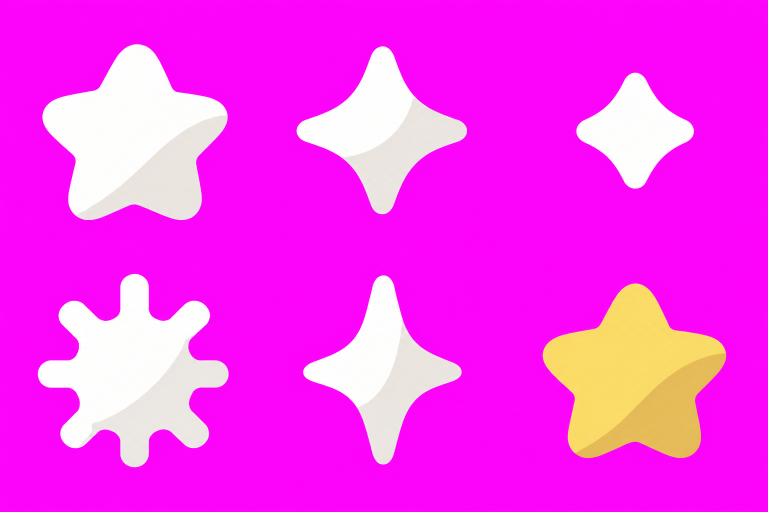
#> input picture UnityResources/Rats/FX_Stars/Sheets/stars_sheet.png, 1536 x 1024 px (shown at 1/2 size)
$ python slice_stars.py
#> lines starting #> are read from the running program, lines starting #| are printed output that depends on the picture; after the words box and inside, x2 and y2 are one past the last pixel; in counts of white or black regions, pixels touching at a corner belong together
### Tools/slice_rat_parts.py
"""Codex 쥐 파츠 시트(자홍 배경, 5열: 머리·몸통·꼬리·앞다리·뒷다리 / 한 줄 = 한 종) → 파츠 PNG + pivots.json 갱신
사용: python Tools/slice_rat_parts.py <시트.png> <행수> <종id,종id,...|-> [--props 행번호 이름,이름,...]
  종 id 가 '-' 인 행은 건너뜀. --props 는 그 행을 소품으로 잘라 UnityResources/Rats/NewRats/Props/ 에 저장
관절: 다리 = 윗면 가운데, 꼬리 = 왼쪽 끝, 머리 = 아래쪽 목 단면 가운데, 몸통 부착점 = 기존 쥐들 중앙값.
다리 배율: 앞발·뒷발 발끝이 같은 바닥선에 닿게 (앞발 1 기준)."""
import io, json, os, sys
import numpy as np
from PIL import Image
sys.path.insert(0, os.path.dirname(os.path.abspath(__file__)))

ROOT = os.path.dirname(os.path.dirname(os.path.abspath(__file__)))
RES = os.path.join(ROOT, 'UnityResources', 'Rats')
PARTS = ['head', 'torso', 'tail', 'front', 'back']
ANCHOR = {'neck': [0.069, 0.395], 'tail': [0.944, 0.531], 'shoulder': [0.238, 0.448], 'hip': [0.736, 0.325]}   # 기존 쥐 중앙값


def key_magenta(im):
    a = np.array(im.convert('RGB')).astype(np.int32)
    r, g, b = a[..., 0], a[..., 1], a[..., 2]
    # 자홍(255,0,255)에서 멀수록 불투명. 가장자리는 부드럽게
    dist = np.sqrt((r - 255) ** 2 + g ** 2 + (b - 255) ** 2)
    alpha = np.clip((dist - 60) / 60, 0, 1)
    # 자홍이 섞인 가장자리 색 되돌리기 (탈색)
    k = 1 - alpha
    rgb = a.astype(np.float32)
    rgb[..., 0] = np.clip((rgb[..., 0] - 255 * k) / np.maximum(alpha, 1e-3), 0, 255)
    rgb[..., 2] = np.clip((rgb[..., 2] - 255 * k) / np.maximum(alpha, 1e-3), 0, 255)
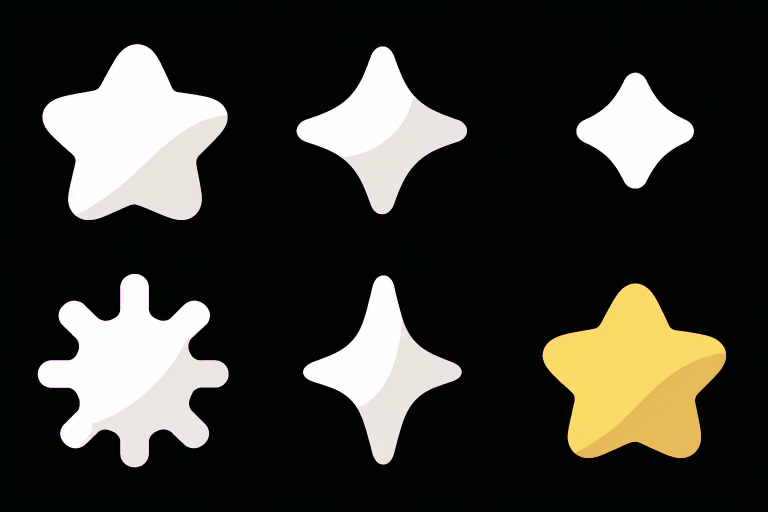
#> rgb: shape (1024, 1536, 3) float32 (shown at 1/2 size); mean R, G, B 56.3, 56.2, 48.3
    out = np.dstack([rgb, alpha * 255]).astype(np.uint8)
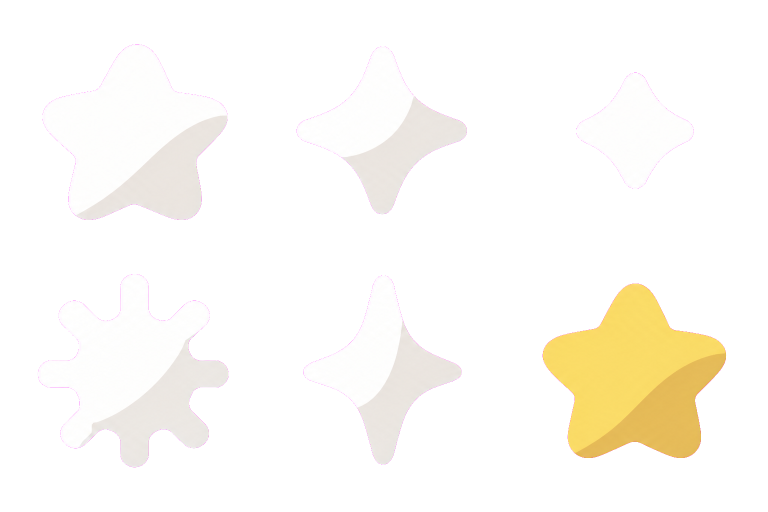
#> out: shape (1024, 1536, 4) (shown at 1/2 size); mean R, G, B, A 56.3, 56.6, 48.3, 58.2; transparent parts drawn white
    out[alpha <= 0.02] = 0
    return Image.fromarray(out, 'RGBA')


def crop(cell, pad=4):
    a = np.array(cell.getchannel('A')) > 20
    ys, xs = np.where(a)
    if len(xs) == 0: return None
    x0, x1, y0, y1 = max(0, xs.min() - pad), min(cell.width, xs.max() + 1 + pad), max(0, ys.min() - pad), min(cell.height, ys.max() + 1 + pad)
    return cell.crop((x0, y0, x1, y1))


# [80 lines left out: functions leg_pivot, tail_pivot, head_pivot, main, not called in this run]


# [2 lines that do not run on import are left out]

### UnityResources/Rats/FX_Stars/Sheets/slice_stars.py
# stars_sheet.png (Codex 자홍 3×2) → 칸별 가장 큰 덩어리 → 기존 별 PNG 자리에 덮어쓰기
# 새 그림은 원래 그림의 불투명 영역(bbox)에 비율 유지로 맞춰 같은 캔버스 크기·같은 중심에 둠 (.meta·피벗·크기 그대로)
import os, sys, shutil
import numpy as np
from PIL import Image
from scipy import ndimage
sys.path.insert(0, r'C:/Project/NKK_PROJECT/Tools')
from slice_rat_parts import key_magenta, crop

HERE = os.path.dirname(os.path.abspath(__file__))
ROOT = os.path.dirname(HERE)                      # UnityResources/Rats/FX_Stars
RES = r'C:/Project/NKK_PROJECT/UnityResources/Rats'
ART = r'C:/Project/NKK_PROJECT/Unity_Making/NKK_Project/Assets/Art'
NAMES = ['star_round', 'twinkle_chunky', 'sparkle_small', 'star_burst', 'twinkle_tall', 'star_yellow']

im = key_magenta(Image.open(os.path.join(HERE, 'stars_sheet.png')))
cw, ch = im.width // 3, im.height // 2
#> cw = 512; ch = 512
cells = {}
for i, n in enumerate(NAMES):
    c = im.crop(((i % 3) * cw, (i // 3) * ch, (i % 3 + 1) * cw, (i // 3 + 1) * ch))
    a = np.array(c.getchannel('A')) > 20
    lab, k = ndimage.label(a)
    big = np.argmax(ndimage.sum(a, lab, range(1, k + 1))) + 1
    arr = np.array(c); arr[lab != big] = 0
    cells[n] = crop(Image.fromarray(arr), pad=0)
    cells[n].save(os.path.join(ROOT, 'new', n + '.png'))
#> this loop made 6 passes
#> pass 1, `c = im.crop(((i % 3) * cw, (i // 3) * ch, (i % 3 + 1) * cw, (i // 3 + ..`:
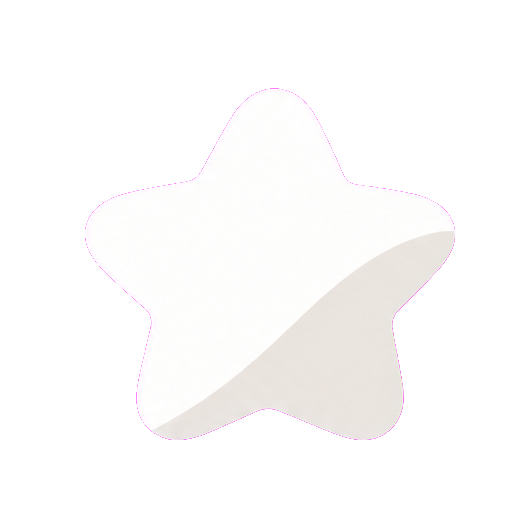
#> c: PIL image 512x512 RGBA; mean R, G, B, A 76.9, 76, 75.7, 79; transparent parts drawn white
#> pass 1, `a = np.array(c.getchannel('A')) > 20`:
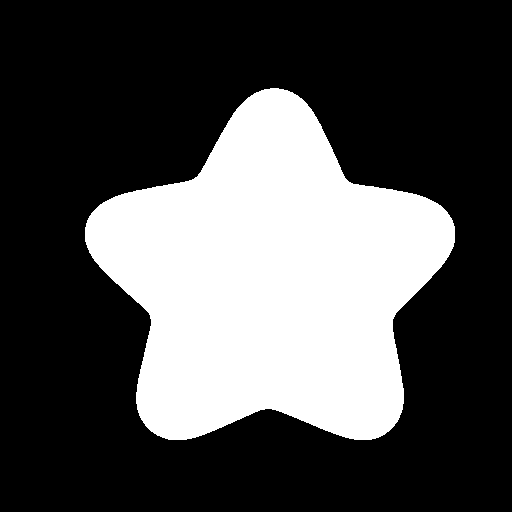
#> a: shape (512, 512) bool; 31% white; 1 white region, box (x1, y1, x2, y2) and area: (85, 88, 455, 440) 81385
#> pass 1, `cells[n].save(os.path.join(ROOT, 'new', n + '.png'))`:
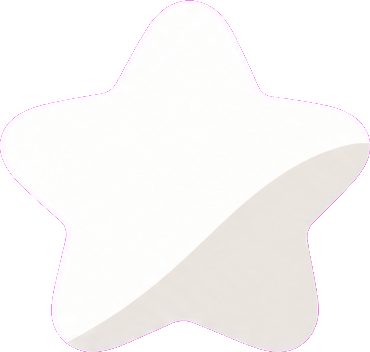
#> saved as star_round.png: PIL image 370x352 RGBA; mean R, G, B, A 154.7, 152.9, 152.3, 159.1; transparent parts drawn white
#> after the loop:
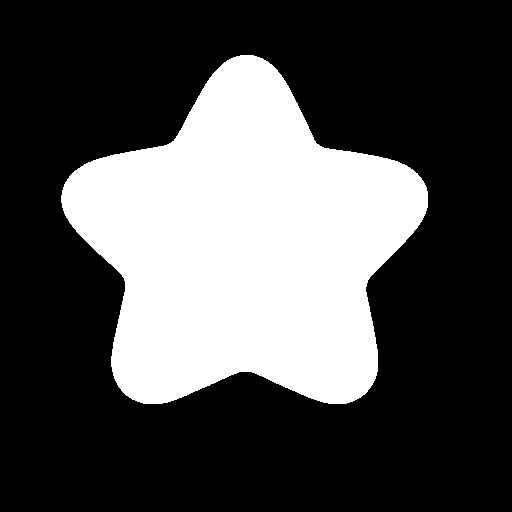
#> a: shape (512, 512) bool; 30.5% white; 1 white region, box (x1, y1, x2, y2) and area: (61, 55, 428, 404) 80013
#> after the loop:
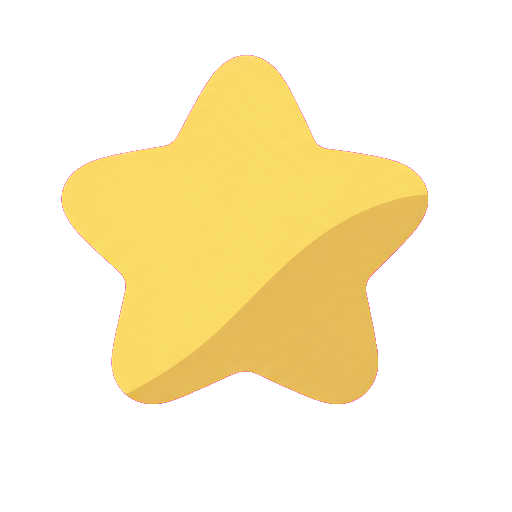
#> arr: shape (512, 512, 4); mean R, G, B, A 74.3, 63.5, 30.2, 77.7; transparent parts drawn white
#> after the loop, cells = 6 items

def fit(src, dst_path):
#> (the run stopped early here; a loop or call above may not have finished)

$ run again, with UnityResources/Rats/FX_Stars/Sheets/ref_item.png copied over UnityResources/Rats/FX_Stars/Sheets/stars_sheet.png
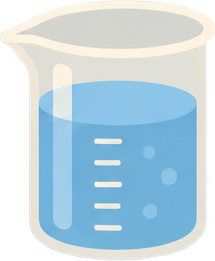
#> input picture UnityResources/Rats/FX_Stars/Sheets/ref_item.png, 215 x 261 px
#> alpha: shape (261, 215) float64; every value is 1
#> the loop `for i, n in enumerate(NAMES):` made 6 passes
#> pass 1, `c = im.crop(((i % 3) * cw, (i // 3) * ch, (i % 3 + 1) * cw, (i // 3 + ..`:
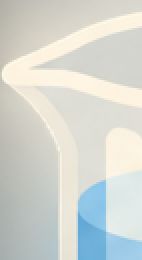
#> c: PIL image 71x130 RGBA (shown 2 times larger); mean R, G, B, A 211.4, 214.7, 208.8, 255
#> after the loop `for i, n in enumerate(NAMES):`:
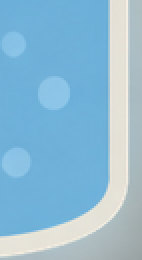
#> arr: shape (130, 71, 4) (shown 2 times larger); mean R, G, B, A 142.7, 187.6, 212.7, 255
#> after the loop `for i, n in enumerate(NAMES):`: cells = 6 items

$ run again, with UnityResources/Rats/FX_Stars/Sheets/ref_rat_head.png copied over UnityResources/Rats/FX_Stars/Sheets/stars_sheet.png
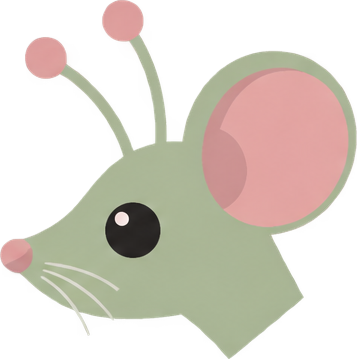
#> input picture UnityResources/Rats/FX_Stars/Sheets/ref_rat_head.png, 357 x 359 px
#> alpha: shape (359, 357) float64; every value is 1
#> the loop `for i, n in enumerate(NAMES):` made 6 passes
#> pass 1, `c = im.crop(((i % 3) * cw, (i // 3) * ch, (i % 3 + 1) * cw, (i // 3 + ..`:
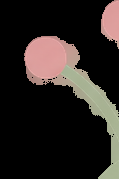
#> c: PIL image 119x179 RGBA; mean R, G, B, A 42.1, 35.8, 32.6, 255
#> after the loop `for i, n in enumerate(NAMES):`:
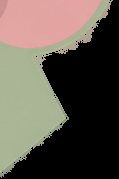
#> arr: shape (179, 119, 4); mean R, G, B, A 94.1, 86.3, 75.9, 255
#> after the loop `for i, n in enumerate(NAMES):`: cells = 6 items
